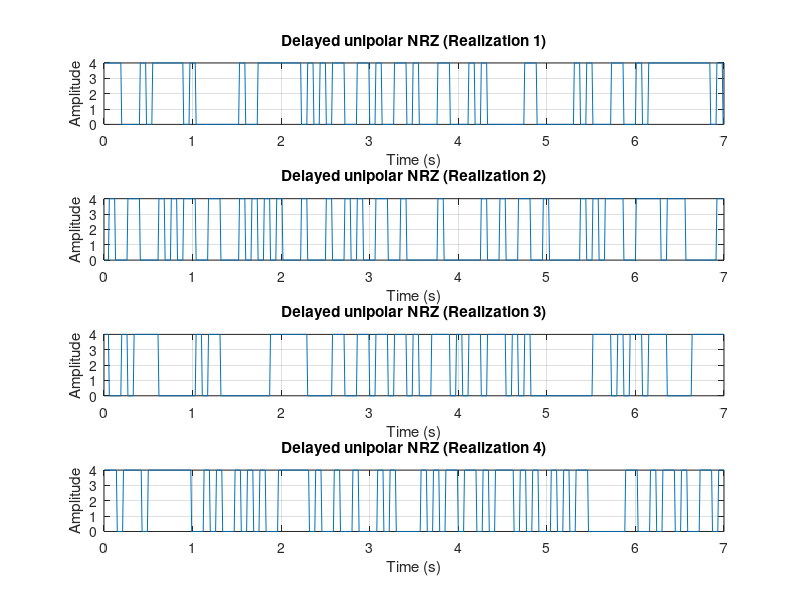
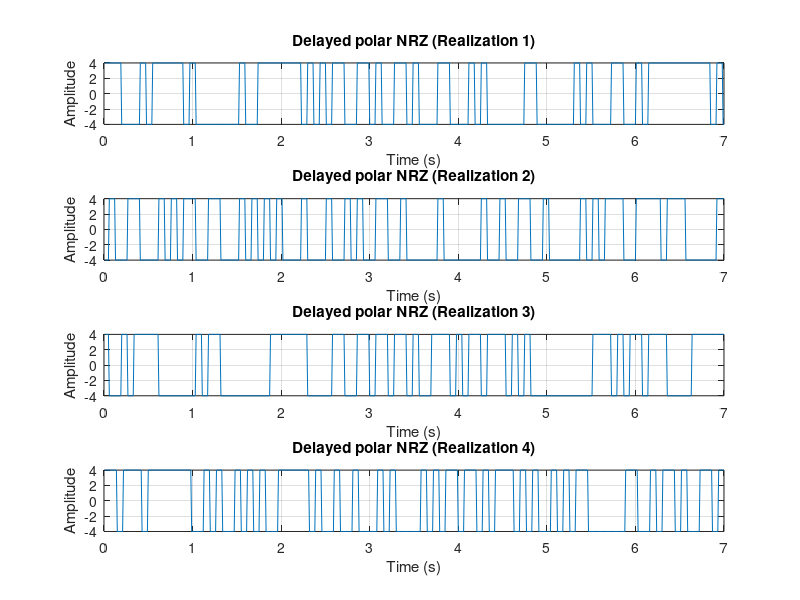
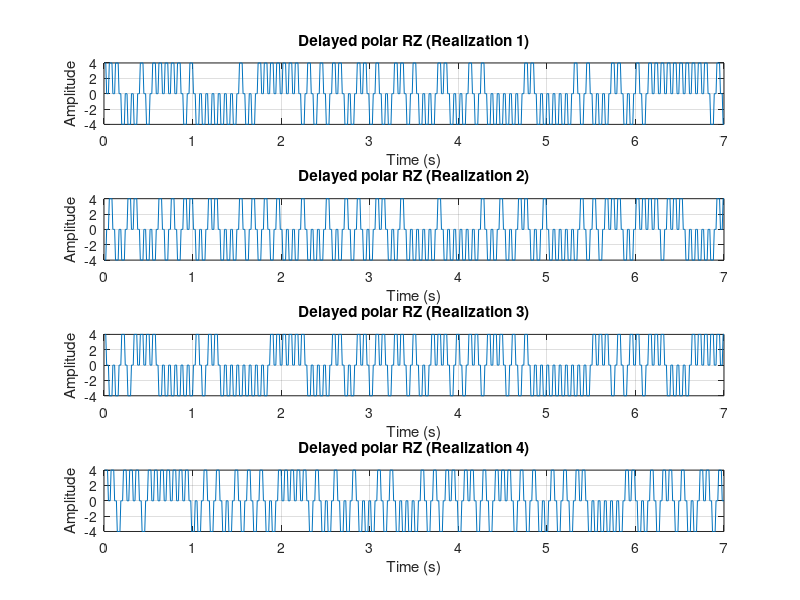
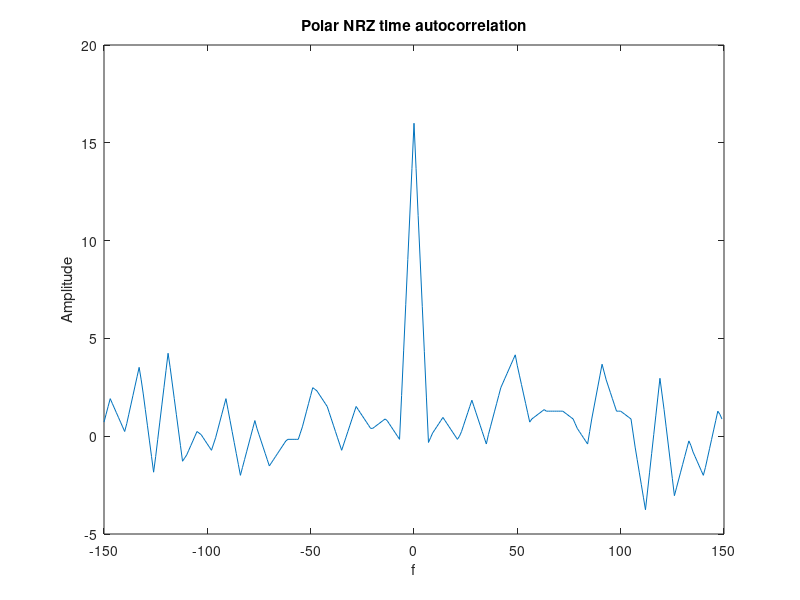

Write MATLAB code to recreate these figures, in order. (Note: this script raises an error after producing the figures.)
A = 4;                          % Line code amplitude
samples = 7;                    % Number of samples
realization_num = 500;          % Number of realizations for each line code
ts = 0.01;                      % Sampling time of the DAC = 10 ms
tb = 0.07;                      % Bit width
tot_t = 7;                      % Total bit time
check_zero = 0;                 % A counter for the elements that will be set to zero
check_amplitude = 0;            % A counter for the elements that will not change
t = 0.01 : ts : tot_t;

%% Create a random stream of bits for 500 realizations
data = randi([0 1], 500, 101);
%% Generate a random delay for each realization
delay = randi([0 6], 500, 1); 

%% Map the binary values to amplitudes
UNIPOLAR_NRZ = data * A;
POLAR_RZ = ((2*data)-1)*A;
POLAR_NRZ = ((2*data)-1)*A;

%% Generate the samples
uni_NRZ_sampled = repelem(UNIPOLAR_NRZ, 1, samples);    
polar_NRZ_sampled = repelem(POLAR_NRZ, 1, samples);    
polar_RZ_sampled = repelem(POLAR_RZ, 1, samples);    

%% Polar return to zero procedure

Tx_out = polar_RZ_sampled;
for counter_realization = 1 : realization_num
    for counter_samples = 5 : 707
        if check_zero ~= 3 %%checking to find the elements that will be set to zero
            Tx_out(counter_realization,counter_samples) = 0;
            check_zero = check_zero + 1;
        else
            check_amplitude = check_amplitude + 1;
        end
        if check_amplitude == 4 % indicating that the next number will be set to zero
            check_amplitude = 0;
            check_zero = 0;
        end
    end
    check_amplitude = 0;
    check_zero = 0;

end

% Tx_delay=polar_RZ_sampled;
% for counter_realization=1:realization_num
%     for counter_samples=1:delay(counter_realization)
%       polar_RZ_sampled(counter_realization,counter_samples)=0;
%     end
% end
%% Delay generation
uni_NRZ_delayed = zeros(500, 700);  % Initialize matrix to store delayed uni_NRZ_sampled
polar_NRZ_delayed = zeros(500, 700);   % Initialize matrix to store delayed uni_RZ_sampled
polar_RZ_delayed = zeros(500, 700);
for i = 1 : realization_num
    % Assign delayed samples to unipolar NRZ
    uni_NRZ_delayed(i, :) = uni_NRZ_sampled(i, delay(i) + 1 : delay(i) + 700);
    
    % Assign delayed samples to polar NRZ
    polar_NRZ_delayed(i, :) = polar_NRZ_sampled(i, delay(i) + 1 : delay(i) + 700);
   
    % Assign delayed samples to polar RZ
    polar_RZ_delayed(i, :) = Tx_out(i, delay(i) + 1 : delay(i) + 700);
end
% Tx_delay=Tx_out;
% for counter_realization=1:realization
%     for counter_samples=1:delay(counter_realization)
%       Tx_delay(counter_realization,counter_samples)=0;
%     end
% end

%% Plot uni_NRZ_delayed for the first 4 realizations
figure;
for i = 1:4
    subplot(4,1,i);
    plot(t, uni_NRZ_delayed(i,:));
    title(['Delayed unipolar NRZ (Realization ', num2str(i), ')']);
    xlabel('Time (s)');
    ylabel('Amplitude');
    grid on;
end

%% Plot polar_NRZ_delayed for each realization
figure;
for i = 1:4
    subplot(4,1,i);
    plot(t, polar_NRZ_delayed(i,:));
    title(['Delayed polar NRZ (Realization ', num2str(i), ')']);
    xlabel('Time (s)');
    ylabel('Amplitude');
    grid on;
end

%% Plot delayed Polar RZ for four realizations
figure;
for i = 1:4
    subplot(4,1,i);
    plot(t, polar_RZ_delayed(i,:));
    title(['Delayed polar RZ (Realization ', num2str(i), ')']);
    xlabel('Time (s)');
    ylabel('Amplitude');
    grid on;
end
%% Time auto correlation for a single waveform
%Rx(n) = sum on time{waveform_i[n1]*waveform_i[n1+m]}/700
% First we preallocate empty arrays 
uniNRZac = zeros (1, 300); 
polNRZac = zeros (1, 300); 
polRZac = zeros (1, 300); 
taw = -150: 149;
%outer loop, time shift as the variable
for m = taw
M = m + 151; %Positive array index, starts from 1
%inner loop sample position as the variable starting from 1 to 300
for sample = 151: 550 %Time samples vector, 400 time samples
uniNRZac(M) = uniNRZac(M) + uni_NRZ_delayed(1,sample)* uni_NRZ_delayed(1,sample+m);
polNRZac(M) = polNRZac(M) + polar_NRZ_delayed(1,sample)* polar_NRZ_delayed(1,sample+m);
polRZac(M) = polRZac(M) + polar_RZ_delayed(1,sample)* polar_RZ_delayed(1,sample+m);
end
uniNRZac(M) = uniNRZac(M)/400;
polNRZac(M) = polNRZac(M)/400;
polRZac(M) = polRZac(M)/400;
end

figure;
freq = -150:149;
plot(freq,polNRZac);
 title('Polar NRZ time autocorrelation');
 xlabel('f');
 ylabel('Amplitude');
 
figure;
plot(freq,uniNRZac);
 title('unipolar NRZ time autocorrelation');
 xlabel('f');
 ylabel('Amplitude');

figure;
plot(freq,polRZac);
 title('Polar RZ time autocorrelation');
 xlabel('f');
 ylabel('Amplitude');






%% Calculating Ensemble Autocorrelation
% Rx(m) = sum{waveform_i[n1]*waveform_i[n1+m]}/500

% Define the starting index for autocorrelation calculation
n1 = 351;

% Define the lag range
taw = -350:349;

% Preallocate arrays for autocorrelation results
UNI_NRZ = zeros(1, 700); % Unipolar NRZ autocorrelation preallocation
POLAR_NRZ = zeros(1, 700); % Polar NRZ autocorrelation preallocation
POLAR_RZ = zeros(1, 700); % Polar RZ autocorrelation preallocation

% Loop through each lag value
for m = taw
    % Shift the index to ensure positive array indices, starting with M=1
    M = m + n1;
    
    % Loop through each waveform
    for i = 1:500
        % Accumulate the product of delayed waveforms for each type
        % of line code (Uni_NRZ, Polar_NRZ, Polar_RZ)
        UNI_NRZ(M) = UNI_NRZ(M) + uni_NRZ_delayed(i, n1) * uni_NRZ_delayed(i, n1 + m);
        POLAR_NRZ(M) = POLAR_NRZ(M) + polar_NRZ_delayed(i, n1) * polar_NRZ_delayed(i, n1 + m);
        POLAR_RZ(M) = POLAR_RZ(M) + polar_RZ_delayed(i, n1) * polar_RZ_delayed(i, n1 + m);
    end
    
    % Average the accumulated values over all waveforms
    UNI_NRZ(M) = UNI_NRZ(M) / 500;
    POLAR_NRZ(M) = POLAR_NRZ(M) / 500;
    POLAR_RZ(M) = POLAR_RZ(M) / 500;
end

 %Plotting unipolar NRZ ensemble autocorrelation
figure;

freq = -350:349; % Define the frequency range
plot(freq, UNI_NRZ); 
title('Unipolar NRZ Ensemble Autocorrelation'); 
xlabel('Frequency (f)'); 
ylabel('Amplitude'); % 

% Plotting polar NRZ ensemble autocorrelation
figure;
plot(freq, POLAR_NRZ); % Plot autocorrelation against frequency
title('Polar NRZ Ensemble Autocorrelation'); 
xlabel('Frequency (f)'); 
ylabel('Amplitude'); 

% Plotting polar RZ ensemble autocorrelation
figure;
plot(freq, POLAR_RZ); 
title('Polar RZ Ensemble Autocorrelation'); 
xlabel('Frequency (f)'); 
ylabel('Amplitude'); 


% Calculate the statistical mean for unipolar NRZ
statistical_mean_unipolar_NRZ = zeros(1, size(uni_NRZ_delayed, 2));
for i = 1:size(uni_NRZ_delayed, 2)
    statistical_mean_unipolar_NRZ(i) = sum(uni_NRZ_delayed(:, i)) / size(uni_NRZ_delayed, 1);
end

% Calculate the statistical mean for polar NRZ
statistical_mean_polar_NRZ = zeros(1, size(polar_NRZ_delayed, 2));
for i = 1:size(polar_NRZ_delayed, 2)
    statistical_mean_polar_NRZ(i) = sum(polar_NRZ_delayed(:, i)) / size(polar_NRZ_delayed, 1);
end

% Calculate the statistical mean for polar RZ
statistical_mean_polar_RZ = zeros(1, size(polar_RZ_delayed, 2));
for i = 1:size(polar_RZ_delayed, 2)
    statistical_mean_polar_RZ(i) = sum(polar_RZ_delayed(:, i)) / size(polar_RZ_delayed, 1);
end

% Plotting the statistical mean for each signaling scheme
figure;
plot(t, statistical_mean_unipolar_NRZ, 'r', 'LineWidth', 2);
title('Statistical Mean for Unipolar NRZ');
xlabel('Time (s)');
ylabel('Amplitude');

figure;
plot(t, statistical_mean_polar_NRZ, 'g', 'LineWidth', 2);
title('Statistical Mean for Polar NRZ');
xlabel('Time (s)');
ylabel('Amplitude');

figure;
plot(t, statistical_mean_polar_RZ, 'b', 'LineWidth', 2);
title('Statistical Mean for Polar RZ');
xlabel('Time (s)');
ylabel('Amplitude');

% Select one waveform index (for example, the first waveform)
waveform_index = 1;

% Calculate the time mean for the selected waveform for each signaling scheme
time_mean_unipolar_NRZ = calculate_time_mean(uni_NRZ_delayed(waveform_index, :));
time_mean_polar_NRZ = calculate_time_mean(polar_NRZ_delayed(waveform_index, :));
time_mean_polar_RZ = calculate_time_mean(polar_RZ_delayed(waveform_index, :));

% Plotting the time mean across realizations for each signaling scheme
figure;
plot(1:realization_num, repmat(time_mean_unipolar_NRZ, realization_num, 1), 'r', 'LineWidth', 2);
title('Time Mean Across Realizations for Unipolar NRZ');
xlabel('Realization');
ylabel('Amplitude');

figure;
plot(1:realization_num, repmat(time_mean_polar_NRZ, realization_num, 1), 'g', 'LineWidth', 2);
title('Time Mean Across Realizations for Polar NRZ');
xlabel('Realization');
ylabel('Amplitude');

figure;
plot(1:realization_num, repmat(time_mean_polar_RZ, realization_num, 1), 'b', 'LineWidth', 2);
title('Time Mean Across Realizations for Polar RZ');
xlabel('Realization');
ylabel('Amplitude');


% Define the frequency axis
Fs = 1 / ts; % Sampling frequency
N = length(UNI_NRZ); % Length of the autocorrelation function
f = linspace(-Fs/2, Fs/2, N); % Frequency axis 

% Calculate the power spectral density using the autocorrelation of the ensemble
psd_unipolar_NRZ =  abs( fftshift( fft( UNI_NRZ ) /(Fs) ) ) ;
psd_polar_NRZ = abs( fftshift(fft(POLAR_NRZ) /(Fs) ) );
psd_polar_RZ = abs( fftshift(fft(POLAR_RZ) /(Fs) ) );

figure;

% Subplot for Unipolar NRZ
subplot(3,1,1);
plot(f, psd_unipolar_NRZ, 'r', 'LineWidth', 2);
title('Power Spectral Density for Unipolar NRZ');
xlabel('Frequency (Hz)');
ylabel('Power/Frequency');

% Subplot for Polar NRZ
subplot(3,1,2);
plot(f, psd_polar_NRZ, 'g', 'LineWidth', 2);
title('Power Spectral Density for Polar NRZ');
xlabel('Frequency (Hz)');
ylabel('Power/Frequency');

% Subplot for Polar RZ
subplot(3,1,3);
plot(f, psd_polar_RZ, 'b', 'LineWidth', 2);
title('Power Spectral Density for Polar RZ');
xlabel('Frequency (Hz)');
ylabel('Power/Frequency');


function mean_value = calculate_time_mean(signal)
    mean_value = sum(signal) / length(signal);
end

